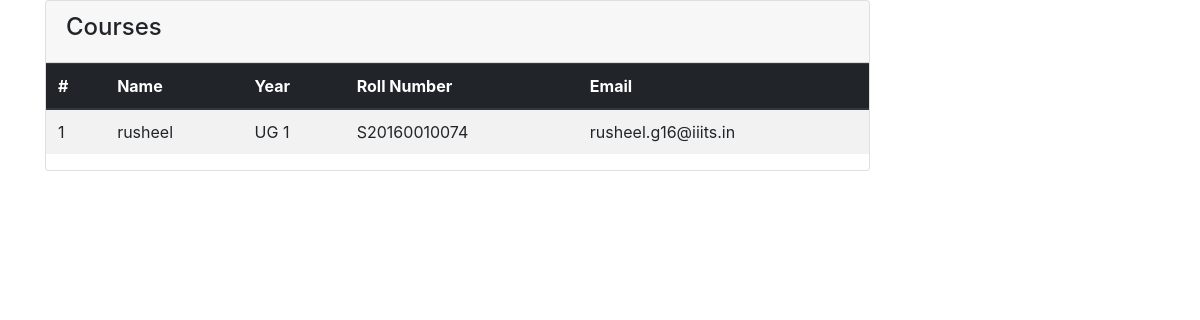
The app's page /users/add_student/, older data.
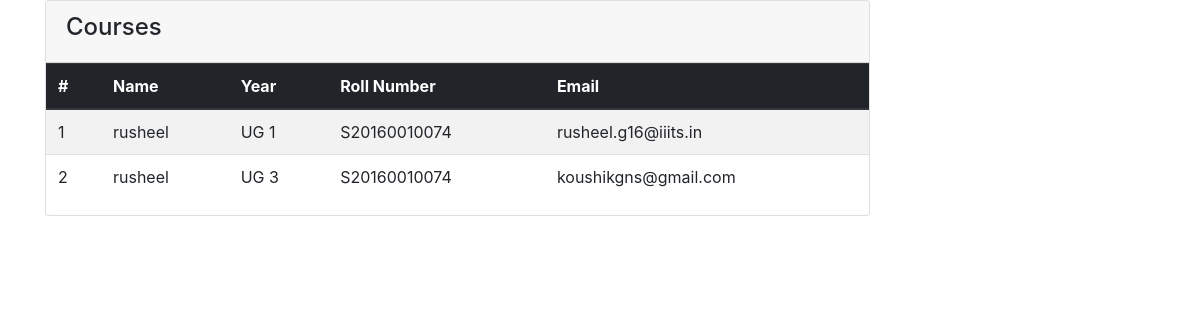
The same page, newer data.
### users/models.py (models this page shows, shortened)
class Student(models.Model):
	name = models.CharField(max_length=30)
	roll = models.CharField(max_length=12)
	year = models.CharField(max_length=4)
	email = models.CharField(max_length=40)
	cgpa = models.FloatField(max_length=4,null=True)

### users/views.py (the view)
# urls.py: path('add_student/', views.add_student, name='add_student'),
def add_student(request):
	if request.method == 'POST':
		student = Student()
		student.name = request.POST.get('name')
		student.roll = request.POST.get('roll_number')
		student.email = request.POST.get('mail')
		student.year = request.POST.get('year')
		student.save()
	else:
		print('error in request')
	students = Student.objects.all()
	context = {'students': students}
	return render(request, 'users/students.html', context)

### users/templates/users/students.html (shortened to what this page needs)
<head>
  <link rel="stylesheet" href="https://use.fontawesome.com/releases/v5.0.13/css/all.css"
>
  <link rel="stylesheet" href="https://stackpath.bootstrapcdn.com/bootstrap/4.1.1/css/bootstrap.min.css"
>
  <link rel="stylesheet" href="css/style.css">
</head>
<section id="posts">
    <div class="container">
      <div class="row">
        <div class="col-md-9">
          <div class="card">
            <div class="card-header">
              <h4>Courses</h4>
            </div>
            <table class="table table-striped">
              <thead class="thead-dark">
                <tr>
                  <th>#</th>
                  <th>Name</th>
                  <th>Year</th>
                  <th>Roll Number</th>
                  <th>Email</th>
                </tr>
              </thead>
              <tbody>
                {% for student in students %}
                  <tr>
                    <td>{{student.id}}</td>
                    <td>{{student.name}}</td>
                    <td>{{student.year}}</td>
                    <td>{{student.roll}}</td>
                    <td>{{student.email}}</td>
                {% endfor %}
              </tbody>
            </table>
          </div>
        </div>
          </div>
        </div>
  </section>

Row changes from the older to the newer data that the page shows:
added Student: id "2", name "rusheel", year "UG 3", roll "S20160010074", email "koushikgns@gmail.com"
